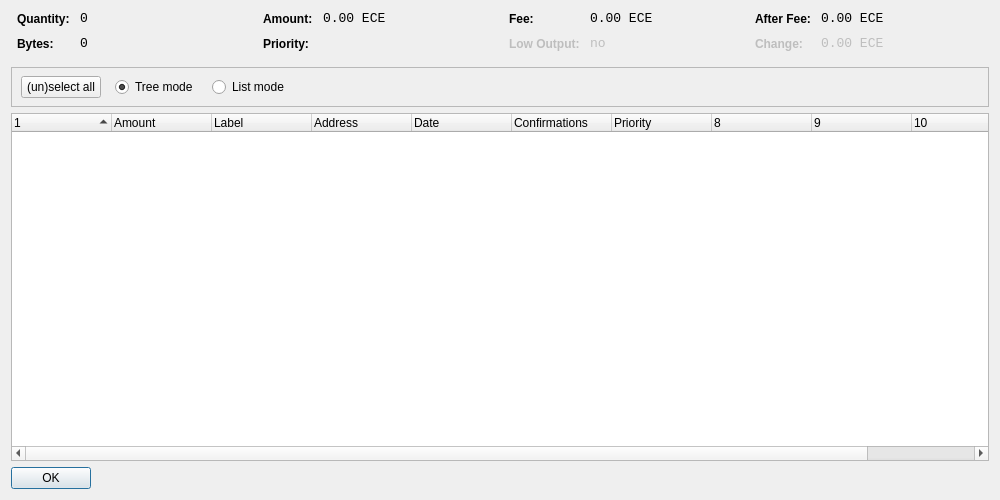
<?xml version="1.0" encoding="UTF-8"?>
<ui version="4.0">
 <class>CoinControlDialog</class>
 <widget class="QDialog" name="CoinControlDialog">
  <property name="geometry">
   <rect>
    <x>0</x>
    <y>0</y>
    <width>1000</width>
    <height>500</height>
   </rect>
  </property>
  <property name="windowTitle">
   <string>Coin Control</string>
  </property>
  <layout class="QVBoxLayout" name="verticalLayout">
   <item>
    <layout class="QHBoxLayout" name="horizontalLayoutTop" stretch="0,0,0,0">
     <property name="topMargin">
      <number>0</number>
     </property>
     <property name="bottomMargin">
      <number>10</number>
     </property>
     <item>
      <layout class="QFormLayout" name="formLayoutCoinControl1">
       <property name="horizontalSpacing">
        <number>10</number>
       </property>
       <property name="verticalSpacing">
        <number>10</number>
       </property>
       <property name="leftMargin">
        <number>6</number>
       </property>
       <property name="rightMargin">
        <number>6</number>
       </property>
       <item row="0" column="0">
        <widget class="QLabel" name="labelCoinControlQuantityText">
         <property name="styleSheet">
          <string notr="true">font-weight:bold;</string>
         </property>
         <property name="text">
          <string>Quantity:</string>
         </property>
        </widget>
       </item>
       <item row="0" column="1">
        <widget class="QLabel" name="labelCoinControlQuantity">
         <property name="font">
          <font>
           <family>Monospace</family>
           <pointsize>10</pointsize>
          </font>
         </property>
         <property name="cursor">
          <cursorShape>IBeamCursor</cursorShape>
         </property>
         <property name="contextMenuPolicy">
          <enum>Qt::ActionsContextMenu</enum>
         </property>
         <property name="text">
          <string notr="true">0</string>
         </property>
         <property name="textInteractionFlags">
          <set>Qt::LinksAccessibleByMouse|Qt::TextSelectableByKeyboard|Qt::TextSelectableByMouse</set>
         </property>
        </widget>
       </item>
       <item row="1" column="0">
        <widget class="QLabel" name="labelCoinControlBytesText">
         <property name="styleSheet">
          <string notr="true">font-weight:bold;</string>
         </property>
         <property name="text">
          <string>Bytes:</string>
         </property>
        </widget>
       </item>
       <item row="1" column="1">
        <widget class="QLabel" name="labelCoinControlBytes">
         <property name="font">
          <font>
           <family>Monospace</family>
           <pointsize>10</pointsize>
          </font>
         </property>
         <property name="cursor">
          <cursorShape>IBeamCursor</cursorShape>
         </property>
         <property name="contextMenuPolicy">
          <enum>Qt::ActionsContextMenu</enum>
         </property>
         <property name="text">
          <string notr="true">0</string>
         </property>
         <property name="textInteractionFlags">
          <set>Qt::LinksAccessibleByMouse|Qt::TextSelectableByKeyboard|Qt::TextSelectableByMouse</set>
         </property>
        </widget>
       </item>
      </layout>
     </item>
     <item>
      <layout class="QFormLayout" name="formLayoutCoinControl2">
       <property name="horizontalSpacing">
        <number>10</number>
       </property>
       <property name="verticalSpacing">
        <number>10</number>
       </property>
       <property name="leftMargin">
        <number>6</number>
       </property>
       <property name="rightMargin">
        <number>6</number>
       </property>
       <item row="0" column="0">
        <widget class="QLabel" name="labelCoinControlAmountText">
         <property name="styleSheet">
          <string notr="true">font-weight:bold;</string>
         </property>
         <property name="text">
          <string>Amount:</string>
         </property>
        </widget>
       </item>
       <item row="0" column="1">
        <widget class="QLabel" name="labelCoinControlAmount">
         <property name="font">
          <font>
           <family>Monospace</family>
           <pointsize>10</pointsize>
          </font>
         </property>
         <property name="cursor">
          <cursorShape>IBeamCursor</cursorShape>
         </property>
         <property name="contextMenuPolicy">
          <enum>Qt::ActionsContextMenu</enum>
         </property>
         <property name="text">
          <string notr="true">0.00 ECE</string>
         </property>
         <property name="textInteractionFlags">
          <set>Qt::LinksAccessibleByMouse|Qt::TextSelectableByKeyboard|Qt::TextSelectableByMouse</set>
         </property>
        </widget>
       </item>
       <item row="1" column="0">
        <widget class="QLabel" name="labelCoinControlPriorityText">
         <property name="styleSheet">
          <string notr="true">font-weight:bold;</string>
         </property>
         <property name="text">
          <string>Priority:</string>
         </property>
        </widget>
       </item>
       <item row="1" column="1">
        <widget class="QLabel" name="labelCoinControlPriority">
         <property name="font">
          <font>
           <family>Monospace</family>
           <pointsize>10</pointsize>
          </font>
         </property>
         <property name="cursor">
          <cursorShape>IBeamCursor</cursorShape>
         </property>
         <property name="contextMenuPolicy">
          <enum>Qt::ActionsContextMenu</enum>
         </property>
         <property name="text">
          <string/>
         </property>
         <property name="textInteractionFlags">
          <set>Qt::LinksAccessibleByMouse|Qt::TextSelectableByKeyboard|Qt::TextSelectableByMouse</set>
         </property>
        </widget>
       </item>
      </layout>
     </item>
     <item>
      <layout class="QFormLayout" name="formLayoutCoinControl3">
       <property name="horizontalSpacing">
        <number>10</number>
       </property>
       <property name="verticalSpacing">
        <number>10</number>
       </property>
       <property name="leftMargin">
        <number>6</number>
       </property>
       <property name="rightMargin">
        <number>6</number>
       </property>
       <item row="0" column="0">
        <widget class="QLabel" name="labelCoinControlFeeText">
         <property name="styleSheet">
          <string notr="true">font-weight:bold;</string>
         </property>
         <property name="text">
          <string>Fee:</string>
         </property>
        </widget>
       </item>
       <item row="0" column="1">
        <widget class="QLabel" name="labelCoinControlFee">
         <property name="font">
          <font>
           <family>Monospace</family>
           <pointsize>10</pointsize>
          </font>
         </property>
         <property name="cursor">
          <cursorShape>IBeamCursor</cursorShape>
         </property>
         <property name="contextMenuPolicy">
          <enum>Qt::ActionsContextMenu</enum>
         </property>
         <property name="text">
          <string notr="true">0.00 ECE</string>
         </property>
         <property name="textInteractionFlags">
          <set>Qt::LinksAccessibleByMouse|Qt::TextSelectableByKeyboard|Qt::TextSelectableByMouse</set>
         </property>
        </widget>
       </item>
       <item row="1" column="0">
        <widget class="QLabel" name="labelCoinControlLowOutputText">
         <property name="enabled">
          <bool>false</bool>
         </property>
         <property name="styleSheet">
          <string notr="true">font-weight:bold;</string>
         </property>
         <property name="text">
          <string>Low Output:</string>
         </property>
        </widget>
       </item>
       <item row="1" column="1">
        <widget class="QLabel" name="labelCoinControlLowOutput">
         <property name="enabled">
          <bool>false</bool>
         </property>
         <property name="font">
          <font>
           <family>Monospace</family>
           <pointsize>10</pointsize>
          </font>
         </property>
         <property name="cursor">
          <cursorShape>IBeamCursor</cursorShape>
         </property>
         <property name="contextMenuPolicy">
          <enum>Qt::ActionsContextMenu</enum>
         </property>
         <property name="text">
          <string notr="true">no</string>
         </property>
         <property name="textInteractionFlags">
          <set>Qt::LinksAccessibleByMouse|Qt::TextSelectableByKeyboard|Qt::TextSelectableByMouse</set>
         </property>
        </widget>
       </item>
      </layout>
     </item>
     <item>
      <layout class="QFormLayout" name="formLayoutCoinControl4">
       <property name="horizontalSpacing">
        <number>10</number>
       </property>
       <property name="verticalSpacing">
        <number>10</number>
       </property>
       <property name="leftMargin">
        <number>6</number>
       </property>
       <property name="rightMargin">
        <number>6</number>
       </property>
       <item row="0" column="0">
        <widget class="QLabel" name="labelCoinControlAfterFeeText">
         <property name="styleSheet">
          <string notr="true">font-weight:bold;</string>
         </property>
         <property name="text">
          <string>After Fee:</string>
         </property>
        </widget>
       </item>
       <item row="0" column="1">
        <widget class="QLabel" name="labelCoinControlAfterFee">
         <property name="font">
          <font>
           <family>Monospace</family>
           <pointsize>10</pointsize>
          </font>
         </property>
         <property name="cursor">
          <cursorShape>IBeamCursor</cursorShape>
         </property>
         <property name="contextMenuPolicy">
          <enum>Qt::ActionsContextMenu</enum>
         </property>
         <property name="text">
          <string notr="true">0.00 ECE</string>
         </property>
         <property name="textInteractionFlags">
          <set>Qt::LinksAccessibleByMouse|Qt::TextSelectableByKeyboard|Qt::TextSelectableByMouse</set>
         </property>
        </widget>
       </item>
       <item row="1" column="0">
        <widget class="QLabel" name="labelCoinControlChangeText">
         <property name="enabled">
          <bool>false</bool>
         </property>
         <property name="styleSheet">
          <string notr="true">font-weight:bold;</string>
         </property>
         <property name="text">
          <string>Change:</string>
         </property>
        </widget>
       </item>
       <item row="1" column="1">
        <widget class="QLabel" name="labelCoinControlChange">
         <property name="enabled">
          <bool>false</bool>
         </property>
         <property name="font">
          <font>
           <family>Monospace</family>
           <pointsize>10</pointsize>
          </font>
         </property>
         <property name="cursor">
          <cursorShape>IBeamCursor</cursorShape>
         </property>
         <property name="contextMenuPolicy">
          <enum>Qt::ActionsContextMenu</enum>
         </property>
         <property name="text">
          <string notr="true">0.00 ECE</string>
         </property>
         <property name="textInteractionFlags">
          <set>Qt::LinksAccessibleByMouse|Qt::TextSelectableByKeyboard|Qt::TextSelectableByMouse</set>
         </property>
        </widget>
       </item>
      </layout>
     </item>
    </layout>
   </item>
   <item>
    <widget class="QFrame" name="frame">
     <property name="minimumSize">
      <size>
       <width>0</width>
       <height>40</height>
      </size>
     </property>
     <property name="frameShape">
      <enum>QFrame::StyledPanel</enum>
     </property>
     <property name="frameShadow">
      <enum>QFrame::Sunken</enum>
     </property>
     <widget class="QWidget" name="horizontalLayoutWidget">
      <property name="geometry">
       <rect>
        <x>10</x>
        <y>0</y>
        <width>781</width>
        <height>41</height>
       </rect>
      </property>
      <layout class="QHBoxLayout" name="horizontalLayoutPanel" stretch="0,0,0,0,0">
       <property name="spacing">
        <number>14</number>
       </property>
       <item>
        <widget class="QPushButton" name="pushButtonSelectAll">
         <property name="sizePolicy">
          <sizepolicy hsizetype="Maximum" vsizetype="Fixed">
           <horstretch>0</horstretch>
           <verstretch>0</verstretch>
          </sizepolicy>
         </property>
         <property name="text">
          <string>(un)select all</string>
         </property>
        </widget>
       </item>
       <item>
        <widget class="QRadioButton" name="radioTreeMode">
         <property name="sizePolicy">
          <sizepolicy hsizetype="Maximum" vsizetype="Fixed">
           <horstretch>0</horstretch>
           <verstretch>0</verstretch>
          </sizepolicy>
         </property>
         <property name="text">
          <string>Tree mode</string>
         </property>
         <property name="checked">
          <bool>true</bool>
         </property>
        </widget>
       </item>
       <item>
        <widget class="QRadioButton" name="radioListMode">
         <property name="sizePolicy">
          <sizepolicy hsizetype="Maximum" vsizetype="Fixed">
           <horstretch>0</horstretch>
           <verstretch>0</verstretch>
          </sizepolicy>
         </property>
         <property name="text">
          <string>List mode</string>
         </property>
        </widget>
       </item>
       <item>
        <spacer name="horizontalSpacer">
         <property name="orientation">
          <enum>Qt::Horizontal</enum>
         </property>
         <property name="sizeHint" stdset="0">
          <size>
           <width>40</width>
           <height>20</height>
          </size>
         </property>
        </spacer>
       </item>
      </layout>
     </widget>
    </widget>
   </item>
   <item>
    <widget class="CoinControlTreeWidget" name="treeWidget">
     <property name="contextMenuPolicy">
      <enum>Qt::CustomContextMenu</enum>
     </property>
     <property name="sortingEnabled">
      <bool>false</bool>
     </property>
     <property name="columnCount">
      <number>11</number>
     </property>
     <attribute name="headerShowSortIndicator" stdset="0">
      <bool>true</bool>
     </attribute>
     <attribute name="headerStretchLastSection">
      <bool>false</bool>
     </attribute>
     <column>
      <property name="text">
       <string/>
      </property>
     </column>
     <column>
      <property name="text">
       <string>Amount</string>
      </property>
     </column>
     <column>
      <property name="text">
       <string>Label</string>
      </property>
     </column>
     <column>
      <property name="text">
       <string>Address</string>
      </property>
     </column>
     <column>
      <property name="text">
       <string>Date</string>
      </property>
     </column>
     <column>
      <property name="text">
       <string>Confirmations</string>
      </property>
      <property name="toolTip">
       <string>Confirmed</string>
      </property>
     </column>
     <column>
      <property name="text">
       <string>Priority</string>
      </property>
     </column>
     <column>
      <property name="text">
       <string/>
      </property>
     </column>
     <column>
      <property name="text">
       <string/>
      </property>
     </column>
     <column>
      <property name="text">
       <string/>
      </property>
     </column>
     <column>
      <property name="text">
       <string/>
      </property>
     </column>
    </widget>
   </item>
   <item>
    <widget class="QDialogButtonBox" name="buttonBox">
     <property name="sizePolicy">
      <sizepolicy hsizetype="Maximum" vsizetype="Fixed">
       <horstretch>0</horstretch>
       <verstretch>0</verstretch>
      </sizepolicy>
     </property>
     <property name="orientation">
      <enum>Qt::Horizontal</enum>
     </property>
     <property name="standardButtons">
      <set>QDialogButtonBox::Ok</set>
     </property>
    </widget>
   </item>
  </layout>
 </widget>
 <customwidgets>
  <customwidget>
   <class>CoinControlTreeWidget</class>
   <extends>QTreeWidget</extends>
   <header>coincontroltreewidget.h</header>
  </customwidget>
 </customwidgets>
 <resources/>
 <connections/>
</ui>
